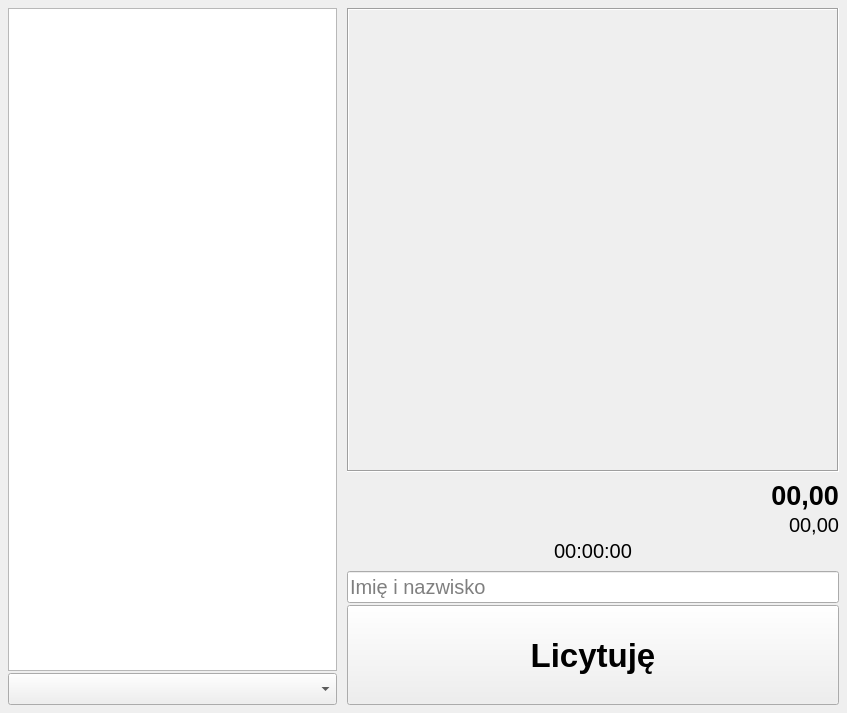
<?xml version="1.0" encoding="UTF-8"?>
<ui version="4.0">
 <class>Form</class>
 <widget class="QWidget" name="Form">
  <property name="geometry">
   <rect>
    <x>0</x>
    <y>0</y>
    <width>847</width>
    <height>713</height>
   </rect>
  </property>
  <property name="windowTitle">
   <string>Form</string>
  </property>
  <layout class="QGridLayout" name="gridLayout_2">
   <property name="leftMargin">
    <number>4</number>
   </property>
   <property name="topMargin">
    <number>4</number>
   </property>
   <property name="rightMargin">
    <number>4</number>
   </property>
   <property name="bottomMargin">
    <number>4</number>
   </property>
   <property name="spacing">
    <number>2</number>
   </property>
   <item row="0" column="0">
    <widget class="QWidget" name="widget" native="true">
     <layout class="QVBoxLayout" name="verticalLayout">
      <property name="spacing">
       <number>2</number>
      </property>
      <property name="leftMargin">
       <number>4</number>
      </property>
      <property name="topMargin">
       <number>4</number>
      </property>
      <property name="rightMargin">
       <number>4</number>
      </property>
      <property name="bottomMargin">
       <number>4</number>
      </property>
      <item>
       <widget class="QListWidget" name="item_list">
        <property name="font">
         <font>
          <pointsize>15</pointsize>
         </font>
        </property>
       </widget>
      </item>
      <item>
       <widget class="QComboBox" name="status_filter">
        <property name="font">
         <font>
          <pointsize>15</pointsize>
         </font>
        </property>
       </widget>
      </item>
     </layout>
    </widget>
   </item>
   <item row="0" column="1">
    <widget class="QWidget" name="widget_5" native="true">
     <property name="minimumSize">
      <size>
       <width>500</width>
       <height>0</height>
      </size>
     </property>
     <layout class="QVBoxLayout" name="verticalLayout_4">
      <property name="spacing">
       <number>0</number>
      </property>
      <property name="leftMargin">
       <number>0</number>
      </property>
      <property name="topMargin">
       <number>0</number>
      </property>
      <property name="rightMargin">
       <number>0</number>
      </property>
      <property name="bottomMargin">
       <number>0</number>
      </property>
      <item>
       <widget class="QWidget" name="widget_2" native="true">
        <layout class="QGridLayout" name="gridLayout">
         <property name="leftMargin">
          <number>4</number>
         </property>
         <property name="topMargin">
          <number>4</number>
         </property>
         <property name="rightMargin">
          <number>4</number>
         </property>
         <property name="bottomMargin">
          <number>4</number>
         </property>
         <property name="spacing">
          <number>2</number>
         </property>
         <item row="0" column="0">
          <widget class="QLabel" name="image_label">
           <property name="minimumSize">
            <size>
             <width>464</width>
             <height>464</height>
            </size>
           </property>
           <property name="frameShape">
            <enum>QFrame::Box</enum>
           </property>
           <property name="frameShadow">
            <enum>QFrame::Sunken</enum>
           </property>
           <property name="lineWidth">
            <number>1</number>
           </property>
           <property name="midLineWidth">
            <number>0</number>
           </property>
           <property name="text">
            <string/>
           </property>
           <property name="alignment">
            <set>Qt::AlignCenter</set>
           </property>
          </widget>
         </item>
        </layout>
       </widget>
      </item>
      <item>
       <widget class="QWidget" name="widget_3" native="true">
        <layout class="QVBoxLayout" name="verticalLayout_2">
         <property name="spacing">
          <number>2</number>
         </property>
         <property name="leftMargin">
          <number>4</number>
         </property>
         <property name="topMargin">
          <number>4</number>
         </property>
         <property name="rightMargin">
          <number>4</number>
         </property>
         <property name="bottomMargin">
          <number>4</number>
         </property>
         <item>
          <widget class="QWidget" name="widget_6" native="true">
           <layout class="QHBoxLayout" name="horizontalLayout_3">
            <property name="spacing">
             <number>0</number>
            </property>
            <property name="leftMargin">
             <number>0</number>
            </property>
            <property name="topMargin">
             <number>0</number>
            </property>
            <property name="rightMargin">
             <number>0</number>
            </property>
            <property name="bottomMargin">
             <number>0</number>
            </property>
            <item>
             <widget class="QLabel" name="price_label">
              <property name="font">
               <font>
                <pointsize>20</pointsize>
                <weight>75</weight>
                <bold>true</bold>
               </font>
              </property>
              <property name="text">
               <string>00,00</string>
              </property>
              <property name="alignment">
               <set>Qt::AlignRight|Qt::AlignTrailing|Qt::AlignVCenter</set>
              </property>
             </widget>
            </item>
           </layout>
          </widget>
         </item>
         <item>
          <widget class="QWidget" name="widget_7" native="true">
           <layout class="QHBoxLayout" name="horizontalLayout_2">
            <property name="spacing">
             <number>0</number>
            </property>
            <property name="leftMargin">
             <number>0</number>
            </property>
            <property name="topMargin">
             <number>0</number>
            </property>
            <property name="rightMargin">
             <number>0</number>
            </property>
            <property name="bottomMargin">
             <number>0</number>
            </property>
            <item>
             <widget class="QLabel" name="bid_increment_label">
              <property name="font">
               <font>
                <pointsize>15</pointsize>
               </font>
              </property>
              <property name="text">
               <string>00,00</string>
              </property>
              <property name="alignment">
               <set>Qt::AlignRight|Qt::AlignTrailing|Qt::AlignVCenter</set>
              </property>
             </widget>
            </item>
           </layout>
          </widget>
         </item>
         <item>
          <widget class="QWidget" name="widget_8" native="true">
           <layout class="QHBoxLayout" name="horizontalLayout">
            <property name="spacing">
             <number>0</number>
            </property>
            <property name="leftMargin">
             <number>0</number>
            </property>
            <property name="topMargin">
             <number>0</number>
            </property>
            <property name="rightMargin">
             <number>0</number>
            </property>
            <property name="bottomMargin">
             <number>0</number>
            </property>
            <item>
             <widget class="QLabel" name="time_label">
              <property name="font">
               <font>
                <pointsize>15</pointsize>
               </font>
              </property>
              <property name="text">
               <string>00:00:00</string>
              </property>
              <property name="alignment">
               <set>Qt::AlignCenter</set>
              </property>
             </widget>
            </item>
           </layout>
          </widget>
         </item>
        </layout>
       </widget>
      </item>
      <item>
       <widget class="QWidget" name="widget_4" native="true">
        <layout class="QVBoxLayout" name="verticalLayout_3">
         <property name="spacing">
          <number>2</number>
         </property>
         <property name="leftMargin">
          <number>4</number>
         </property>
         <property name="topMargin">
          <number>4</number>
         </property>
         <property name="rightMargin">
          <number>4</number>
         </property>
         <property name="bottomMargin">
          <number>4</number>
         </property>
         <item>
          <widget class="QLineEdit" name="name_input">
           <property name="font">
            <font>
             <pointsize>15</pointsize>
            </font>
           </property>
           <property name="placeholderText">
            <string>Imię i nazwisko </string>
           </property>
          </widget>
         </item>
         <item>
          <widget class="QPushButton" name="bid_button">
           <property name="minimumSize">
            <size>
             <width>0</width>
             <height>100</height>
            </size>
           </property>
           <property name="font">
            <font>
             <pointsize>25</pointsize>
             <weight>75</weight>
             <bold>true</bold>
            </font>
           </property>
           <property name="text">
            <string>Licytuję</string>
           </property>
          </widget>
         </item>
        </layout>
       </widget>
      </item>
     </layout>
    </widget>
   </item>
  </layout>
 </widget>
 <resources/>
 <connections/>
</ui>
